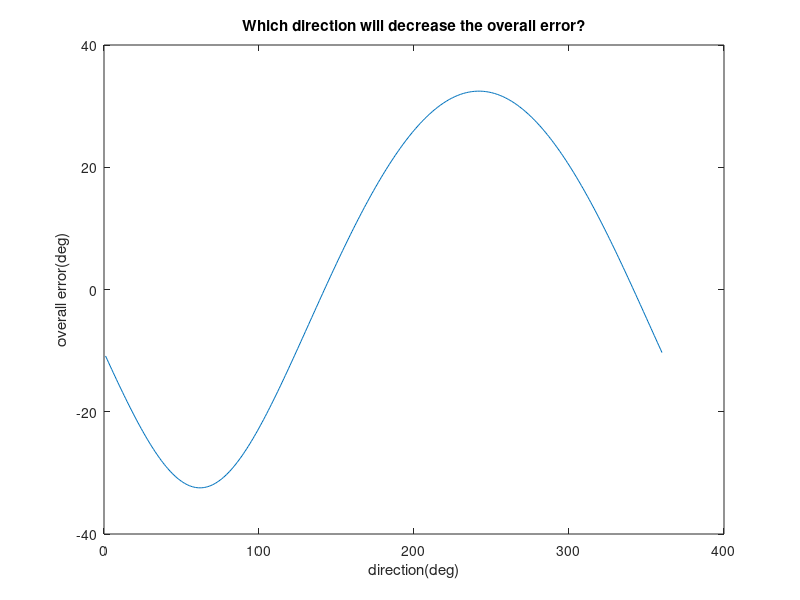

Source code (MATLAB):
function FindTheOptimalDirction
% This simulation is to find the optimal dirction 
% in order to decrease the error
% Michael Williams 2015, email:michael.williams.hy@gmail.com
format compact
clc
rads =[10,15,20];
numBall=numel(rads);
vector=repmat([0;0;0],[1,1,360]);
error_rec=ones(1,360);
temp=repmat(eye(3),[1,1,numBall]);
z_ori_init=ones(1,numBall);
stp=1:1:360;
iC=1:1:numBall;
TurnZ = repmat(eye(3),[1,1,numBall]);
for n = 1:numBall
    theta = pi/12/rads(n);
    TurnZ(:,:,n) =RotateZ(theta);
end
X = repmat(eye(3),[1,1,numBall]);
psi = zeros(numBall,1);
theta = zeros(numBall,1);
%initial rotation of each sphere
for n=1:numBall
    X(:,:,n)=RotateY(pi*2/rads(n))*RotateX(pi/rads(n))*X(:,:,n);
end

    %display(k)
    %rotate all balls around world z-axis, then measure error psi, and 
    for n=1:numBall
        zTurn=pi/6/rads(n);
        temp(:,:,n)=RotateZ(zTurn)*X(:,:,n);
        zaxis=temp(:,:,n)*[0;0;1];
        psi(n) = acos(zaxis(3));
        z_ori_init(n)=abs(psi(n))*360/2/pi; %get the initial orientation
        if(abs(zaxis(3)>1))
            display('pji(n) too big!');
        end
        theta(n) = atan2(zaxis(2),zaxis(1));
    end
    d = rads(iC)*psi(iC);
    for i=1:360    %try every dirction by increase 1 degree
        for n=1:numBall
            alfa=2*pi*i/360;
            vector(:,:,i)=[cos(alfa);sin(alfa);0];
            temp(:,:,n)=rodRotM(vector(:,:,i), -d/rads(n)/8)*X(:,:,n);
            zaxis = temp(:,:,n)*[0;0;1];
            psi(n) = acos(zaxis(3));
            theta(n) = atan2(zaxis(2),zaxis(1));
        end
        error_rec(i)=sum(psi)*360/2/pi-sum(z_ori_init); %see which direction will make the error decrease
    end                                                 %I mean the overall error
    figure(1)
    plot(stp,error_rec);
    title('Which direction will decrease the overall error?')
    xlabel('direction(deg)')
    ylabel('overall error(deg)')
    %display(psi)
    % calculate ....
%     pow =2;
%     ux = -rads.^(-1)*(psi.^pow.*cos(theta))/numBall;
%     uy = -rads.^(-1)*(psi.^pow.*sin(theta))/numBall;
%     d=sqrt(ux^2+uy^2);
%     if(d>0)
%         vector=[uy;-ux;0]/d;
%     else
%         vector=[1,0,0]; %why?
%         display('we are going to make a big mve.  WHy?')
%     end
%     
    %apply the control law
%     for n = 1:numBall
        % the rotation is scaled by the radius

%     end

end
function vrot = rodRotM(k, theta)
%If v is a vector in \mathbb{R}^3 and k is a unit vector describing an axis of rotation
% about which we want to rotate v by an angle θ (in a right-handed sense), the Rodrigues
%formula is:
vrot = [cos(theta) + (1-cos(theta))*k(1)^2,     (1-cos(theta))*k(1)*k(2),               sin(theta)*k(2) ;
    (1-cos(theta))*k(1)*k(2),               cos(theta) + (1-cos(theta))*k(2)^2,   -sin(theta)*k(1) ;
    -sin(theta)*k(2),                       sin(theta)*k(1),                     cos(theta) ];


end
 function RxTh = RotateX(theta)
     RxTh = [1,  0,  0;
             0, cos(theta), -sin(theta);
             0, sin(theta),  cos(theta)];
  end
 function RyTh = RotateY(theta)
     RyTh = [ cos(theta), 0, sin(theta);
              0,  1,  0;
             -sin(theta), 0, cos(theta)];
 end
function RzTh = RotateZ(theta)
RzTh = [cos(theta),  -sin(theta),0;
    sin(theta),   cos(theta),0;
    0,  0,  1];
end